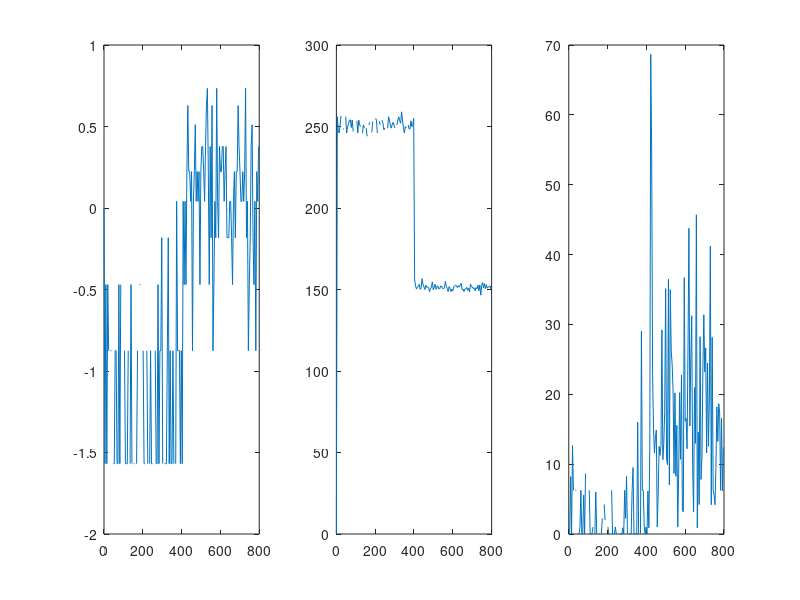

This chart was generated by the following MATLAB code:
clc;clear;close all;

load('dataSpikeSimulation.mat');

lambda = func_lambda;
grad = @(x,theta) [1, theta(3)^(-2)*(x-theta(2)), theta(3)^(-3)*(x-theta(2))^2];
hessan = @(x,theta) [ 0  0                               0; ...
                      0  -theta(3)^(-2)                  -2*theta(3)^(-3)*(x-theta(2)); ...
                      0  -2*theta(3)^(-3)*(x-theta(2))   -3*theta(3)^(-4)*(x-theta(2))^2];

% observation config
dt_observation = 0.02;
t_observation = 0:dt_observation :T;
x = func_x(t_observation);

% data preprocessing
t_spike = t_spike_jump;
dN = zeros(size(t_observation));
for t = t_spike
    % there might more than one spikes in an observation interval.
    dN(round(t/dt_observation)+1) = 1; 
end
N = cumsum(dN);

T_pass = 2*distance/speed;

t_back_forth = 0:T_pass:T;

theta = zeros(3,length(t_back_forth ));


distance_bin = 1;
x_b = distance_bin:distance_bin:distance;
N_b = zeros(size(x_b));
for i = 2:length(t_back_forth)
    N_b = zeros(size(x_b));
    t_spike_round = t_spike(and(t_spike<=t_back_forth(i),t_spike>t_back_forth(i-1)));
    for t = t_spike_round
       N_b(round(func_x(t))+1) = N_b(round(func_x(t))+1) + 1; 
    end
    theta(1,i) = log(sum(N_b)/T_pass);
    theta(2,i) = sum(x_b.*N_b)/sum(N_b);
    theta(3,i) = sqrt(sum((x_b-theta(2,i)).^2.*N_b)/sum(N_b));
end

figure(3);
subplot(1,3,1);
plot(t_back_forth,theta(1,:));
subplot(1,3,2);
plot(t_back_forth,theta(2,:));
subplot(1,3,3);
plot(t_back_forth,theta(3,:).^2);


% 
% % SDPPF
% F = eye(3);
% Q = diag([10^(-5), 10^(-3), 10^(-4)]);
% theta_0 = [2.3;250;3.46];
% 
% theta = zeros(length(theta_0),length(t_observation));
% theta(:,1) = theta_0;
% epsilon = diag([0.02 10 1]);
% for i =2:1:length(t_observation)
%     theta(:,i) = theta(:,i-1) + epsilon * grad(x(i),theta(:,i-1))'* (dN(i)-lambda(x(i),theta(:,i-1))*dt_observation);
%     i
% end
% 
% figure(3);
% subplot(1,3,1);
% plot(t_observation,theta(1,:));
% subplot(1,3,2);
% plot(t_observation,theta(2,:));
% subplot(1,3,3);
% plot(t_observation,theta(3,:).^2);